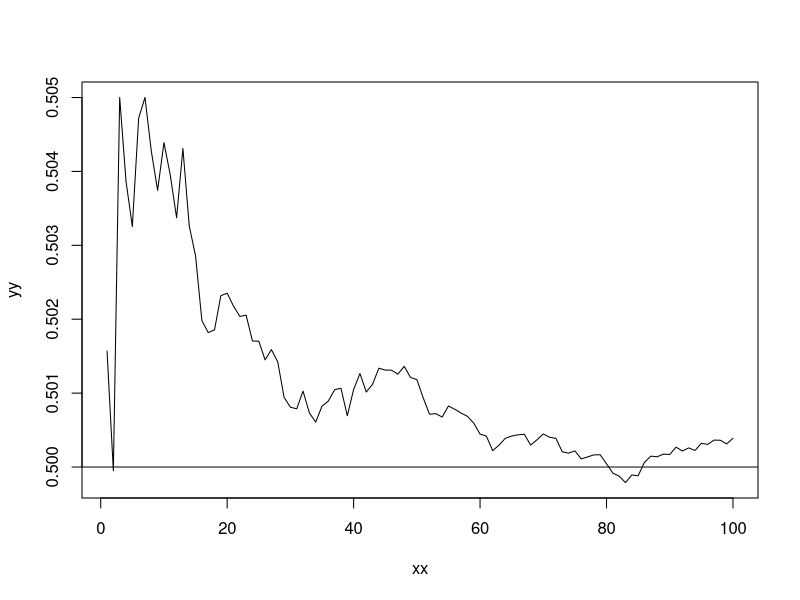

R code for this plot:
g <- function(u, v){ # Funcion definida
	return(exp(-( u / (1-u) + v / (1-v) ) ) / (1-u)^2 / (1-v)^2)
}

test <- function(times, n) {
	values <- NULL # Arreglo de valores
	for(i in 1:times){
		u <- runif(n, 0, 1) # Genero n valores uniformes en 0,1
		v <- runif(n, 0, 1) # Genero n valores uniformes en 0,1
		I = sum(g(u[v <= u], v[v <= u])) / n # Obtengo la suma acumulada de los que consideramos
		values <- c(values, I) # Agrego la respuesta al arreglo
	}
	return(values)
}

vals = test(100, 10000) # 100 tests con 10000 valores

# Para graficar los 100 tests y sus promedios acumulados

xx = 1 : 100
yy = cumsum(vals) / xx

plot(xx, yy, type = "l")
abline(h = 0.5)
